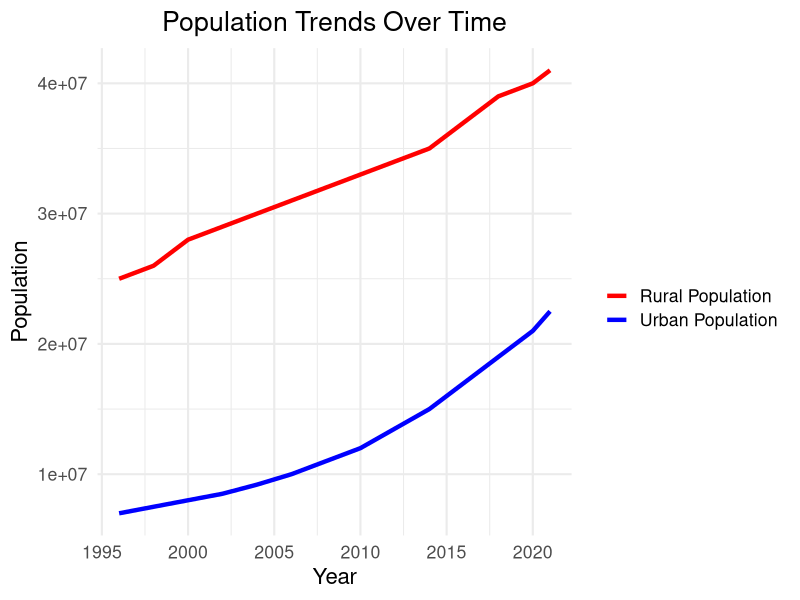

Write R code to recreate this figure.
# Load library
library(ggplot2)

# Reconstructed data from the figure
year <- c(1996, 1998, 2000, 2002, 2004, 2006, 2008, 2010,
          2012, 2014, 2016, 2018, 2020, 2021)

rural <- c(2.5e7, 2.6e7, 2.8e7, 2.9e7, 3.0e7, 3.1e7,
           3.2e7, 3.3e7, 3.4e7, 3.5e7, 3.7e7, 3.9e7,
           4.0e7, 4.1e7)

urban <- c(7.0e6, 7.5e6, 8.0e6, 8.5e6, 9.2e6, 1.0e7,
           1.1e7, 1.2e7, 1.35e7, 1.5e7, 1.7e7, 1.9e7,
           2.1e7, 2.25e7)

data <- data.frame(year, rural, urban)

# Convert to long format
library(tidyr)
data_long <- pivot_longer(data, cols = c(rural, urban),
                          names_to = "type", values_to = "population")

# Plot
ggplot(data_long, aes(x = year, y = population, color = type)) +
  geom_line(size = 1.5) +
  scale_color_manual(
    values = c("rural" = "red", "urban" = "blue"),
    labels = c("rural" = "Rural Population",
               "urban" = "Urban Population")
  ) +
  labs(
    title = "Population Trends Over Time",
    x = "Year",
    y = "Population",
    color = ""
  ) +
  theme_minimal(base_size = 16) +
  theme(
    plot.title = element_text(hjust = 0.5),
    legend.position = "right"
  )
